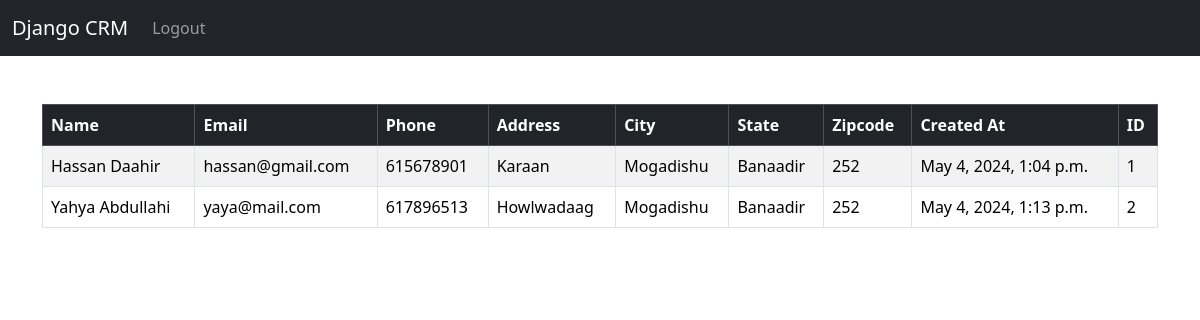
The app's page / (signed in) with its own data.
### website/models.py (models this page shows, shortened)
class Record(models.Model):
    created_at = models.DateTimeField(auto_now_add=True)
    first_name = models.CharField(max_length=50)
    last_name =  models.CharField(max_length=50)
    email =  models.CharField(max_length=100)
    phone = models.CharField(max_length=15)
    address =  models.CharField(max_length=100)
    city =  models.CharField(max_length=50)
    state =  models.CharField(max_length=50)
    zipcode =  models.CharField(max_length=20)

### website/views.py (the view)
# urls.py: 2. Add a URL to urlpatterns:  path('', views.home, name='home')
def home(request):
    records = Record.objects.all().values()
    if request.method == 'POST':
        username = request.POST['username']
        password = request.POST['password']
        user = authenticate(request, username=username, password=password)
        if user:
            login(request, user)
            messages.success(request, 'You have successfully logged in!')
            return redirect('home')
        else:
            messages.error(request, 'Invalid username or password')
            return redirect('home')
    else:
        return render(request, 'home.html', {'records':records})

### website/templates/home.html (shortened to what this page needs)
{% extends 'base.html' %}
{% block content %}
        {% if user.is_authenticated %}
            <br>
            <table class="table table-striped table-hover table-bordered">
              <thead class="table-dark">
                <tr>
                  <th scope="col">Name</th>
                  <th scope="col">Email</th>
                  <th scope="col">Phone</th>
                  <th scope="col">Address</th>
                  <th scope="col">City</th>
                  <th scope="col">State</th>
                  <th scope="col">Zipcode</th>
                  <th scope="col">Created At</th>
                  <th scope="col">ID</th>
                </tr>
              </thead>
              <tbody>
                {% if records %}
                  {% for record in records %}
                  <tr>
                    <td>{{ record.first_name }} {{record.last_name}}</td>
                    <td>{{ record.email }}</td>
                    <td>{{ record.phone }}</td>
                    <td>{{ record.address }}</td>
                    <td>{{ record.city }}</td>
                    <td>{{ record.state }}</td>
                    <td>{{ record.zipcode }}</td>
                    <td>{{ record.created_at }}</td>
                    <td>{{ record.id }}</td>
                  </tr>
                  {% endfor %}
                {% endif %}
              </tbody>
            </table>
        {% endif %}
{% endblock %}

### website/templates/base.html (shortened to what this page needs)
<!doctype html>
<html lang="en">
  <head>
    <link href="https://cdn.jsdelivr.net/npm/bootstrap@5.3.3/dist/css/bootstrap.min.css" rel="stylesheet">
  </head>
  <body>
    {% include 'navbar.html' %}
    <div class="container">
        <br>
        {% block content %}
        {% endblock %}
    </div>
  </body>
</html>

### website/templates/navbar.html (shortened to what this page needs)
<nav class="navbar navbar-expand-lg navbar-dark bg-dark">
    <div class="container-fluid">
      <a class="navbar-brand" href="{% url 'home' %}">Django CRM</a>
      <div class="collapse navbar-collapse" id="navbarSupportedContent">
        <ul class="navbar-nav me-auto mb-2 mb-lg-0">
          {% if user.is_authenticated %}
            <li class="nav-item">
              <a class="nav-link" href="{% url 'logout' %}">Logout</a>
            </li>
          {% endif %}
        </ul>
      </div>
    </div>
  </nav>

### records on screen
Record: first_name "Hassan", last_name "Daahir", email "hassan@gmail.com", phone "615678901", address "Karaan", city "Mogadishu", state "Banaadir", zipcode "252", created_at "May 4, 2024, 1:04 p.m.", id "1"
Record: first_name "Yahya", last_name "Abdullahi", email "yaya@mail.com", phone "617896513", address "Howlwadaag", city "Mogadishu", state "Banaadir", zipcode "252", created_at "May 4, 2024, 1:13 p.m.", id "2"
